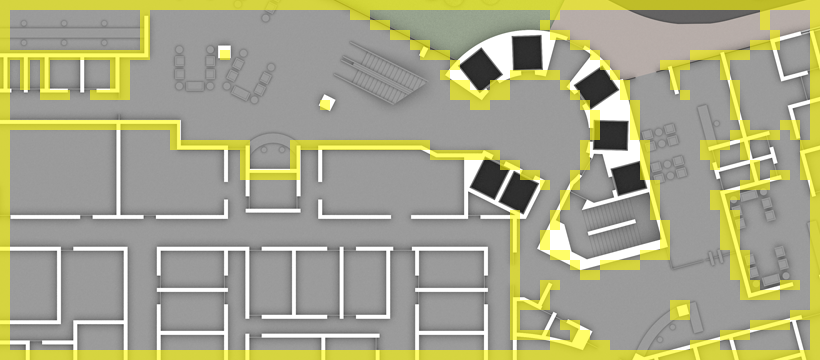

A 2D game scene composited from a Tiled map and its tileset images. What follows is a short description and the map's XML, with each tile layer's data collapsed to a summary:
An orthogonal 82x36 tile map with 10x10 px tiles, 2 tile layers (floor, wall), 2 tilesets and 17 objects (10x waypoint, 7x icon).

<map version="1.0" orientation="orthogonal" width="82" height="36" tilewidth="10" tileheight="10">
 <properties>
  <property name="mapName" value="A1-03Ss.png" />
  <property name="posX" value="46" />
  <property name="posY" value="26" />
 </properties>
 <tileset firstgid="1" name="tiles" tilewidth="10" tileheight="10">
  <image source="tiles.png" width="128" height="128" />
  <tile id="52">
   <properties>
    <property name="wall" value="1" />
   </properties>
  </tile>
 </tileset>
 <tileset firstgid="145" name="A1-Inter3" tilewidth="10" tileheight="10">
  <image source="A1-03Ss.png" width="1748" height="800" />
 </tileset>
 <layer name="floor" width="82" height="36">
  <data>[2952 cells, 2952 non-empty, 2952 distinct tile ids]</data>
 </layer>
 <layer name="wall" width="82" height="36">
  <data>[2952 cells, 545 non-empty, 1 distinct tile ids]</data>
 </layer>
 <objectgroup name="waypoint" width="82" height="36">
  <object name="waypoint" type="waypoint" x="535" y="152" width="20" height="20">
   <properties>
    <property name="id" value="1000" />
   </properties>
  </object>
  <object name="waypoint" type="waypoint" x="10" y="100" width="20" height="20">
   <properties>
    <property name="id" value="2009" />
   </properties>
  </object>
  <object name="waypoint" type="waypoint" x="530" y="310" width="20" height="20">
   <properties>
    <property name="id" value="2010" />
   </properties>
  </object>
  <object name="waypoint" type="waypoint" x="720" y="160" width="20" height="20">
   <properties>
    <property name="id" value="2011" />
   </properties>
  </object>
  <object name="waypoint" type="waypoint" x="660" y="110" width="20" height="20">
   <properties>
    <property name="id" value="19" />
   </properties>
  </object>
  <object name="waypoint" type="waypoint" x="780" y="220" width="20" height="20">
   <properties>
    <property name="id" value="18" />
   </properties>
  </object>
  <object name="waypoint" type="waypoint" x="210" y="10" width="20" height="20">
   <properties>
    <property name="id" value="17" />
   </properties>
  </object>
  <object name="waypoint" type="waypoint" x="230" y="10" width="20" height="20">
   <properties>
    <property name="id" value="16" />
   </properties>
  </object>
  <object name="waypoint" type="waypoint" x="332" y="39" width="20" height="20">
   <properties>
    <property name="id" value="1011" />
   </properties>
  </object>
  <object name="escada rolante" type="icon" x="361" y="42" width="40" height="40">
   <properties>
    <property name="id" value="4" />
   </properties>
  </object>
  <object name="waypoint" type="waypoint" x="333" y="79" width="20" height="20">
   <properties>
    <property name="id" value="1010" />
   </properties>
  </object>
 </objectgroup>
 <objectgroup name="icon" width="82" height="36">
  <object name="elevador" type="icon" x="525" y="139" width="40" height="40">
   <properties>
    <property name="id" value="2" />
   </properties>
  </object>
  <object name="banheiro" type="icon" x="10" y="90" width="40" height="40">
   <properties>
    <property name="id" value="14" />
   </properties>
  </object>
  <object name="recepcao" type="icon" x="210" y="30" width="40" height="40">
   <properties>
    <property name="id" value="18" />
   </properties>
  </object>
  <object name="banheiro" type="icon" x="520" y="310" width="40" height="40">
   <properties>
    <property name="id" value="14" />
   </properties>
  </object>
  <object name="banheiro" type="icon" x="720" y="150" width="40" height="40">
   <properties>
    <property name="id" value="14" />
   </properties>
  </object>
  <object name="recepcao" type="icon" x="770" y="230" width="40" height="40">
   <properties>
    <property name="id" value="18" />
   </properties>
  </object>
 </objectgroup>
</map>
